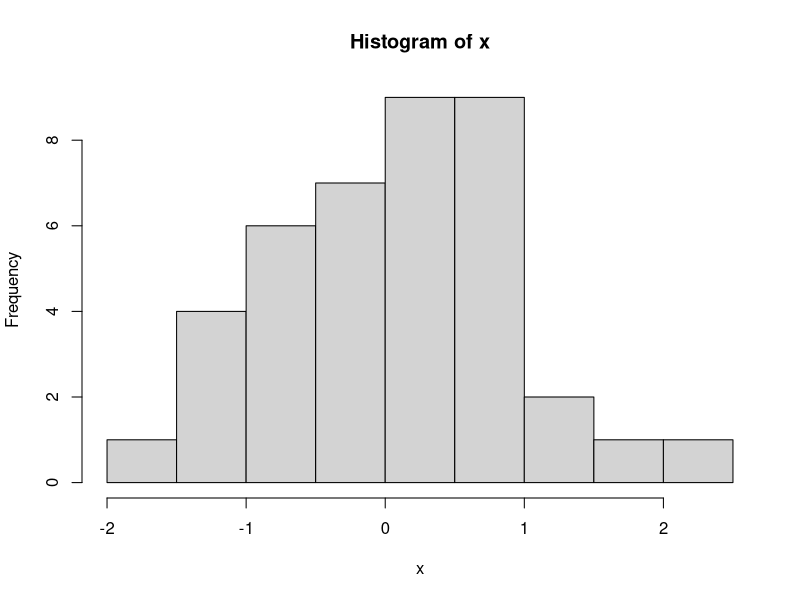
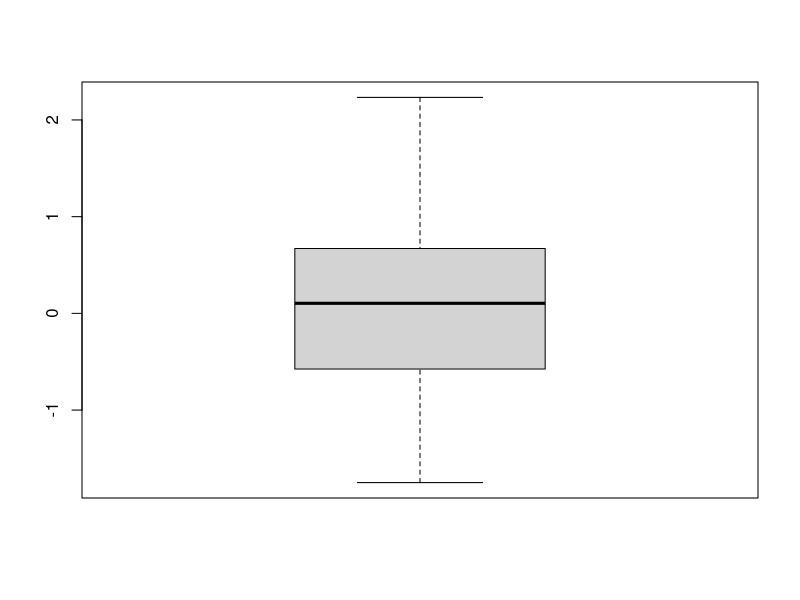
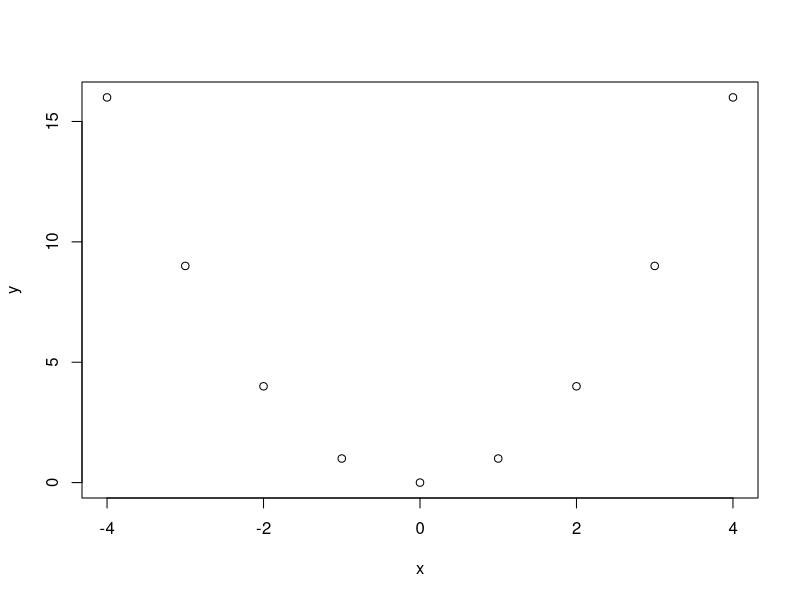
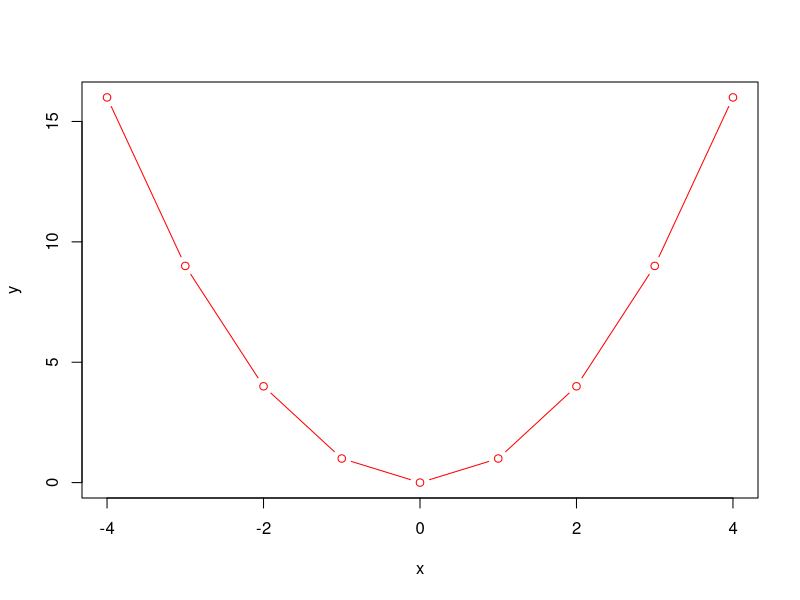

R code for these plots, in order:
## ---- chunk 1
5+2
## ---- chunk 2
sqrt(15)
## ---- chunk 3
x<-c(1,2,3,4,5)  #No se muestra el resultado
x                #Se auto imprime el resultado
print(x)         #Imprime el resultado de manera explícita mediante el comando print 
## ---- chunk 4
x<- rnorm(40)
summary(x)
## ---- chunk 5
hist(x)
boxplot(x)
## ---- chunk 6
x <- c(-4,-3,-2,-1,0,1,2,3,4)  # Observar que se remplazó el objeto "x" que se generó previamente
y <- x^2
plot(x,y)
plot(x,y, type="b", col="red")
## ---- chunk 7
text_tab1 <- data.frame(
  Operador = c("`x + y`", 
               "`x - y`", 
               "`x * y`", 
               "`x / y`",
               "`x %/% y`",
               "`x %% y`",
               "`x ^ y`", 
               "`x < y`",
               "`x <= y`",
               "`x > y`",
               "`x >= y`",
               "`x == y`",
               "`x != y`",
               "`sqrt(x)`",
               "`exp(y)`",
               "`log(x)`",
               "`log(x, k)`",
               "`sum(x)`",
               "`prod(x)`",
               "`round(x, k)`"),
  
  Operacion = c("suma de x e y",
                "diferencia de x e y",
                "multiplicación de x e y", 
                "división de x por y", 
                "parte entera de la división de x por y",
                "resto de la división de x por y",
                "x elevado a y-ésima potencia",
                "x menor que y",
                "x menor o igual que y",
                "x mayor que y",
                "x mayor o igual que y",
                "x igual a y",
                "x no es igual a y",
                "raíz cuadrada de x",
                "exponencial de y",
                "logaritmo natural de x",
                "logaritmo base k de x",
                "suma los elementos de x",
                "producto de los elementos de x",
                "redondea x a k dígitos")
)

knitr::kable(text_tab1, col.names = c("Sintaxis", "Operación"),
             caption = 'Algunas funciones matemáticas en R',longtable=TRUE,
             booktabs = TRUE)
